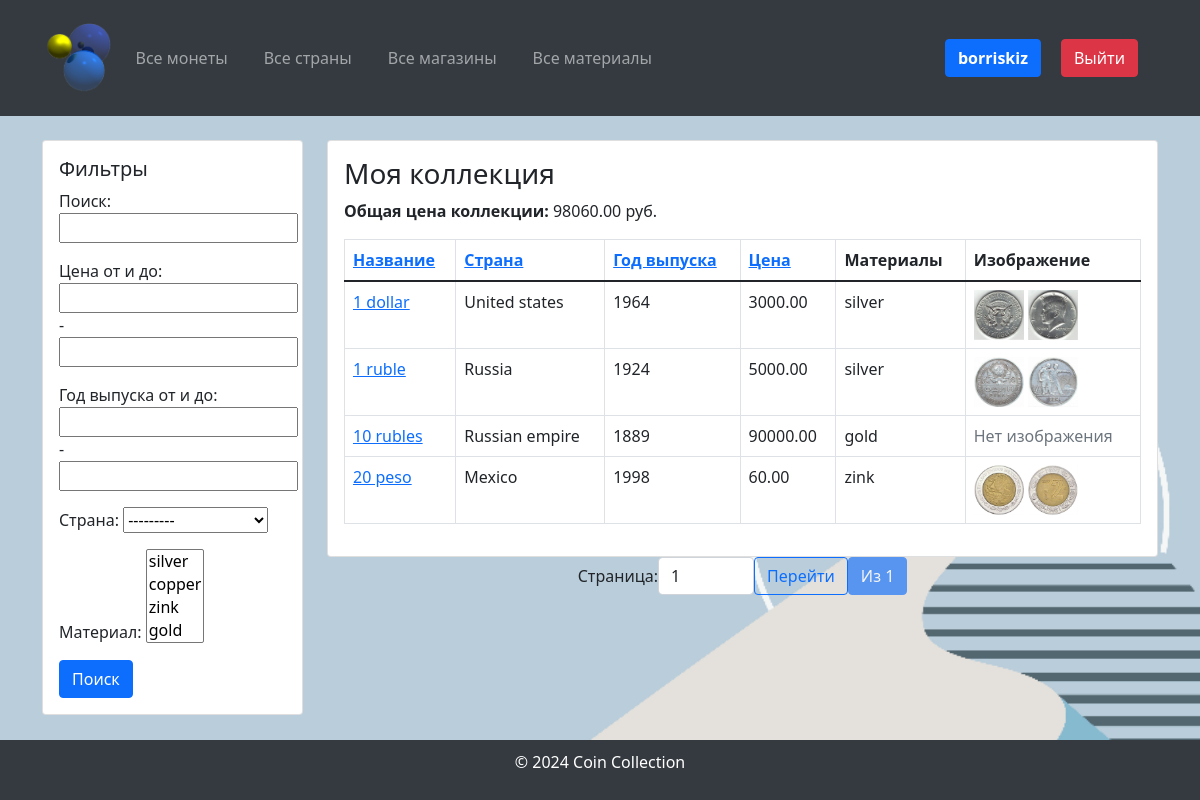
/profile/ (signed in), run on the app's committed database.
### coindb/models.py (models this page shows, shortened)
class Coin(models.Model):
    name = models.CharField(max_length=255, verbose_name="Coin Name")
    country = models.ForeignKey(Country, on_delete=models.SET_NULL, blank=True, null=True,
                                verbose_name="Country of Origin")
    year = models.IntegerField(verbose_name="Year of Issue", null=True, blank=True)
    material = models.ManyToManyField(Material, verbose_name="Coin Material", null=True, blank=True)
    price = models.DecimalField(max_digits=10, decimal_places=2, verbose_name="Coin Price")
    imageObverse = models.ImageField(upload_to="coins/", verbose_name="Coin Obverse Image", blank=True, null=True)
    imageReverse = models.ImageField(upload_to="coins/", verbose_name="Coin Reverse Image", blank=True, null=True)
    shop = models.ForeignKey('Shop', on_delete=models.SET_NULL, null=True, blank=True, verbose_name="Shop",
                             related_name="coins")
    class Meta:
        verbose_name = "Coin"
        verbose_name_plural = "Coins"

class Country(models.Model):
    CONTINENT_CHOICES = [
        ("Africa", "Africa"),
        ("Asia", "Asia"),
        ("Europe", "Europe"),
        ("North America", "North America"),
        ("South America", "South America"),
        ("Antarctica", "Antarctica"),
        ("Australia", "Australia"),
    ]
    name = models.CharField(max_length=255, verbose_name="Country Name")
    continent = models.CharField(max_length=20, choices=CONTINENT_CHOICES, verbose_name="Continent")
    code = models.CharField(max_length=10, verbose_name="Country Code", unique=True)
    class Meta:
        verbose_name = "Country"
        verbose_name_plural = "Countries"
    def __str__(self):
        return self.name

class Material(models.Model):
    name = models.CharField(max_length=255, verbose_name="Material Name")
    price = models.DecimalField(max_digits=10, decimal_places=2, verbose_name="Material Price")
    class Meta:
        verbose_name = "Material"
        verbose_name_plural = "Materials"
    def __str__(self):
        return self.name

### coindb/views.py (the view)
# urls.py: path('profile/', views.ProfileView.as_view(), name='profile'),
class ProfileView(LoginRequiredMixin, View):
    def get(self, request):
        coins = Coin.objects.filter(coincollection__user=request.user)
        coin_filter = CoinFilterSet(request.GET, queryset=coins)
        coins = coin_filter.qs
        sort_field = request.GET.get('sort', 'name')
        order = request.GET.get('order', 'asc')
        if order == 'desc':
            sort_field = f'-{sort_field}'
        coins = coins.order_by(sort_field)
        paginator = Paginator(coins, 10)
        page_number = request.GET.get('page')
        page_obj = paginator.get_page(page_number)
        total_price = sum(coin.price for coin in coins if coin.price is not None)
        return render(request, 'profile.html', {
            'page_obj': page_obj,
            'filter': coin_filter,
            'total_price': total_price,
        })

### templates/profile.html (shortened to what this page needs)
{% extends 'base.html' %}
{% load bootstrap5 %}
{% block sidebar %}
    <div class="col-md-12 mb-4">
        <div class="card">
            <div class="card-body">
                <form method="get">
                    <h5 class="card-title">Фильтры</h5>
                    {{ filter.form.as_p }}
                    <button type="submit" class="btn btn-primary">Поиск</button>
                </form>
            </div>
        </div>
    </div>
{% endblock %}
{% block content %}
    <div class="card">
        <div class="card-body">
            <h3>Моя коллекция</h3>
            <p><strong>Общая цена коллекции:</strong> {{ total_price }} руб.</p>
            <table class="table table-bordered">
                <thead>
                <tr>
                    <th>
                        <a href="?sort=name{% if request.GET.sort == 'name' and request.GET.order != 'desc' %}&order=desc{% endif %}">
                            Название
                        </a>
                    </th>
                    <th>
                        <a href="?sort=country{% if request.GET.sort == 'country' and request.GET.order != 'desc' %}&order=desc{% endif %}">
                            Страна
                        </a>
                    </th>
                    <th>
                        <a href="?sort=year{% if request.GET.sort == 'year' and request.GET.order != 'desc' %}&order=desc{% endif %}">
                            Год выпуска
                        </a>
                    </th>
                    <th>
                        <a href="?sort=price{% if request.GET.sort == 'price' and request.GET.order != 'desc' %}&order=desc{% endif %}">
                            Цена
                        </a>
                    </th>
                    <th>Материалы</th>
                    <th>Изображение</th>
                </tr>
                </thead>
                <tbody>
                {% for coin in page_obj %}
                    <tr>
                        <td><a href="{% url 'coin_detail' coin.id %}">{{ coin.name }}</a></td>
                        <td>{{ coin.country.name }}</td>
                        <td>{{ coin.year }}</td>
                        <td>{{ coin.price }}</td>
                        <td>
                            {% for material in coin.material.all %}
                                {{ material.name }}{% if not forloop.last %}, {% endif %}
                            {% endfor %}
                        </td>
                        <td>
                            {% if coin.imageObverse %}
                                <img src="{{ coin.imageObverse.url }}" alt="{{ coin.name }}" width="50">
                            {% endif %}
                            {% if coin.imageReverse %}
                                <img src="{{ coin.imageReverse.url }}" alt="{{ coin.name }}" width="50">
                            {% endif %}
                            {% if  not coin.imageObverse and not coin.imageReverse %}
                                <span class="text-muted">Нет изображения</span>
                            {% endif %}
                        </td>
                    </tr>
                {% empty %}
                    <tr>
                        <td colspan="6" class="text-center">Нет монет в коллекции</td>
                    </tr>
                {% endfor %}
                </tbody>
            </table>
        </div>
    </div>
    <div class="pagination justify-content-center">
        <form method="get" class="d-inline-flex align-items-center">
            <label for="page-input" class="mr-2">Страница:</label>
            <input type="number" id="page-input" name="page" value="{{ page_obj.number }}" min="1"
                   max="{{ page_obj.paginator.num_pages }}" class="form-control w-auto" style="width: 80px;">
            <button type="submit" class="btn btn-outline-primary ml-2">Перейти</button>
        </form>
        <span class="btn btn-primary disabled ml-2">Из {{ page_obj.paginator.num_pages }}</span>
    </div>
{% endblock %}

### templates/base.html (shortened to what this page needs)
<!DOCTYPE html>
<html lang="ru">
<head>
    <link href="https://cdn.jsdelivr.net/npm/bootstrap@5.1.3/dist/css/bootstrap.min.css" rel="stylesheet">
    <link href="https://cdnjs.cloudflare.com/ajax/libs/font-awesome/5.15.4/css/all.min.css" rel="stylesheet">
</head>
<body>
<header>
    <div class="container">
        <nav class="navbar navbar-expand-lg navbar-dark">
            <a class="navbar-brand" href="{% url 'coin_list' %}">
                <img src="/media/logo.png" alt="Монеты" style="height: 70px;">
            </a>
            <div class="collapse navbar-collapse" id="navbarNav">
                <ul class="navbar-nav me-auto">
                    <li class="nav-item">
                        <a class="nav-link" href="{% url 'coin_list' %}">Все монеты</a>
                    </li>
                    <li class="nav-item">
                        <a class="nav-link" href="{% url 'country_list' %}">Все страны</a>
                    </li>
                    <li class="nav-item">
                        <a class="nav-link" href="{% url 'shop_list' %}">Все магазины</a>
                    </li>
                    <li class="nav-item">
                        <a class="nav-link" href="{% url 'material_list' %}">Все материалы</a>
                    </li>
                </ul>
                <ul class="navbar-nav ml-auto d-flex align-items-center">
                    {% if user.is_authenticated %}
                        <li class="nav-item">
                            <a href="{% url 'profile' %}"
                               class="btn btn-primary ml-3"><strong>{{ user.username }}</strong></a>
                        </li>
                        <li class="nav-item">
                            <a href="{% url 'logout' %}" class="btn btn-danger ml-3">Выйти</a>
                        </li>
                    {% endif %}
                </ul>
            </div>
        </nav>
    </div>
</header>
<main class="container mt-4">
    <div class="row">
        <aside class="col-md-3">
            {% block sidebar %}{% endblock %}
        </aside>
        <section class="col-md-9">
            {% block content %}{% endblock %}
        </section>
    </div>
</main>
<footer>
    <p>&copy; 2024 Coin Collection</p>
</footer>
</body>
</html>

### templates/base.html (style rules this page uses)
body, html { display: flex; flex-direction: column; min-height: 100vh; margin: 0; }
main { flex-grow: 1; }
footer { background-color: #343a40; color: #fff; padding: 10px 0; text-align: center; }
body { background-image: url("/media/background.png"); background-size: cover; background-repeat: no-repeat; background-position: center; }
header { background-color: #343a40; color: #fff; padding: 10px 0; }
header a { color: #fff; text-decoration: none; margin-right: 20px; }

### data on the page
Coin: name "1 dollar", country.name "United states", year "1964", price "3000.00", imageObverse (picture), imageReverse (picture)
Material: name "silver"
Coin: name "1 ruble", country.name "Russia", year "1924", price "5000.00", imageObverse (picture), imageReverse (picture)
Coin: name "10 rubles", country.name "Russian empire", year "1889", price "90000.00", imageObverse "Нет изображения"
Material: name "gold"
Coin: name "20 peso", country.name "Mexico", year "1998", price "60.00", imageObverse (picture), imageReverse (picture)
Material: name "zink"

### other printed values
{{ user.username }} "borriskiz"
{{ total_price }} "98060.00"
{{ page_obj.paginator.num_pages }} "1"
